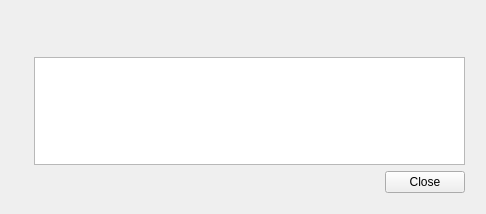
<?xml version="1.0" encoding="UTF-8"?>
<ui version="4.0">
 <class>ErrorWidget</class>
 <widget class="QWidget" name="ErrorWidget">
  <property name="geometry">
   <rect>
    <x>0</x>
    <y>0</y>
    <width>486</width>
    <height>214</height>
   </rect>
  </property>
  <property name="windowTitle">
   <string>Quickdailies</string>
  </property>
  <layout class="QGridLayout" name="gridLayout_2">
   <item row="0" column="0">
    <layout class="QGridLayout" name="gridLayout" columnstretch="0,0,1,0,0">
     <item row="4" column="1" colspan="3">
      <spacer name="bottom_spacer">
       <property name="orientation">
        <enum>Qt::Vertical</enum>
       </property>
       <property name="sizeType">
        <enum>QSizePolicy::Fixed</enum>
       </property>
       <property name="sizeHint" stdset="0">
        <size>
         <width>10</width>
         <height>10</height>
        </size>
       </property>
      </spacer>
     </item>
     <item row="0" column="1" colspan="3">
      <spacer name="top_spacer">
       <property name="orientation">
        <enum>Qt::Vertical</enum>
       </property>
       <property name="sizeType">
        <enum>QSizePolicy::Fixed</enum>
       </property>
       <property name="sizeHint" stdset="0">
        <size>
         <width>10</width>
         <height>10</height>
        </size>
       </property>
      </spacer>
     </item>
     <item row="0" column="4" rowspan="5">
      <spacer name="right_spacer">
       <property name="orientation">
        <enum>Qt::Horizontal</enum>
       </property>
       <property name="sizeType">
        <enum>QSizePolicy::Fixed</enum>
       </property>
       <property name="sizeHint" stdset="0">
        <size>
         <width>10</width>
         <height>10</height>
        </size>
       </property>
      </spacer>
     </item>
     <item row="3" column="3">
      <widget class="QPushButton" name="close_btn">
       <property name="text">
        <string>Close</string>
       </property>
      </widget>
     </item>
     <item row="2" column="2" colspan="2">
      <widget class="QTextBrowser" name="error_msg"/>
     </item>
     <item row="0" column="0" rowspan="5">
      <spacer name="left_spacer">
       <property name="orientation">
        <enum>Qt::Horizontal</enum>
       </property>
       <property name="sizeType">
        <enum>QSizePolicy::Fixed</enum>
       </property>
       <property name="sizeHint" stdset="0">
        <size>
         <width>10</width>
         <height>10</height>
        </size>
       </property>
      </spacer>
     </item>
     <item row="1" column="1" rowspan="3">
      <widget class="QLabel" name="logo_example">
       <property name="text">
        <string/>
       </property>
       <property name="pixmap">
        <pixmap resource="resources.qrc">:/res/sg_logo_error.png</pixmap>
       </property>
       <property name="alignment">
        <set>Qt::AlignHCenter|Qt::AlignTop</set>
       </property>
      </widget>
     </item>
     <item row="1" column="2" colspan="2">
      <widget class="QLabel" name="summary_lbl">
       <property name="font">
        <font>
         <family>Helvetica</family>
         <pointsize>16</pointsize>
         <weight>50</weight>
         <bold>false</bold>
        </font>
       </property>
       <property name="text">
        <string/>
       </property>
      </widget>
     </item>
    </layout>
   </item>
  </layout>
 </widget>
 <resources>
  <include location="resources.qrc"/>
 </resources>
 <connections/>
</ui>
